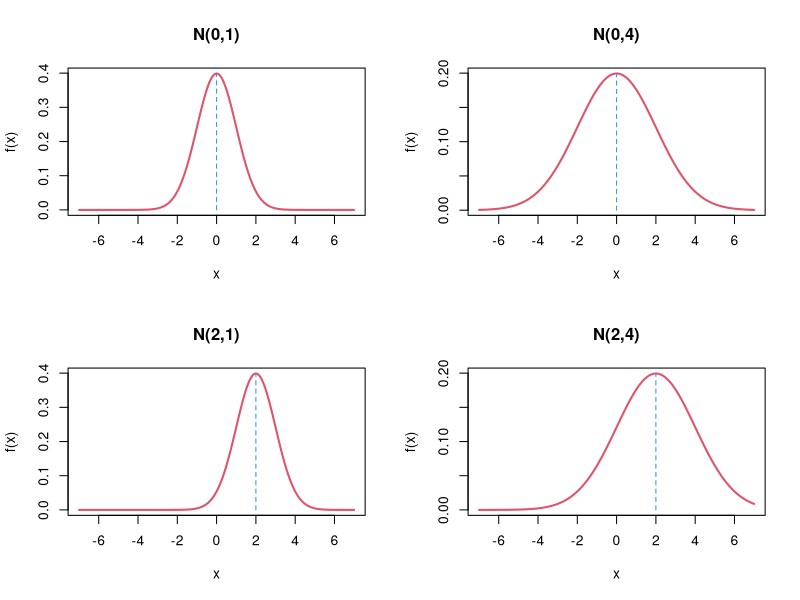
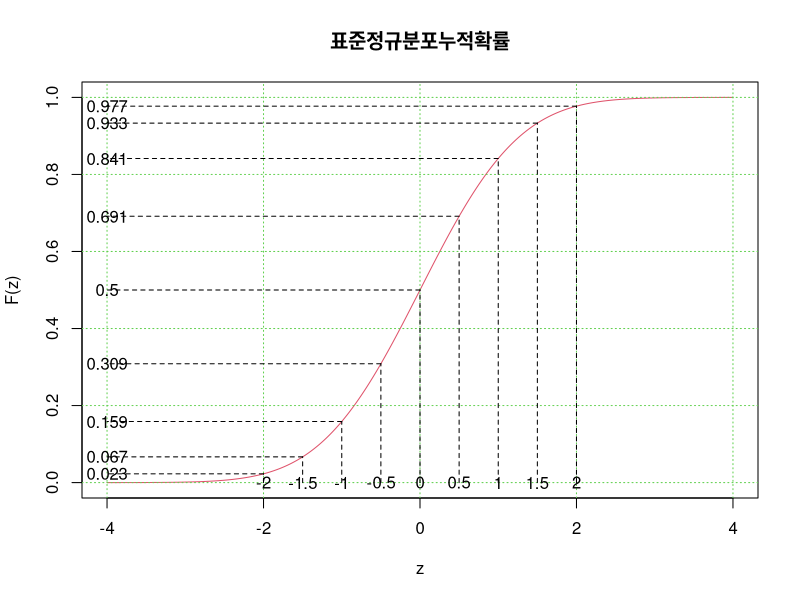
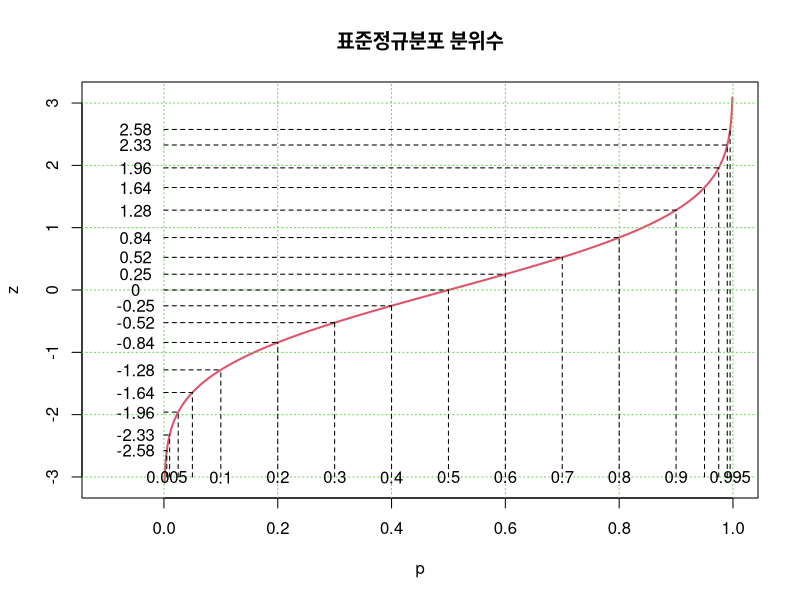
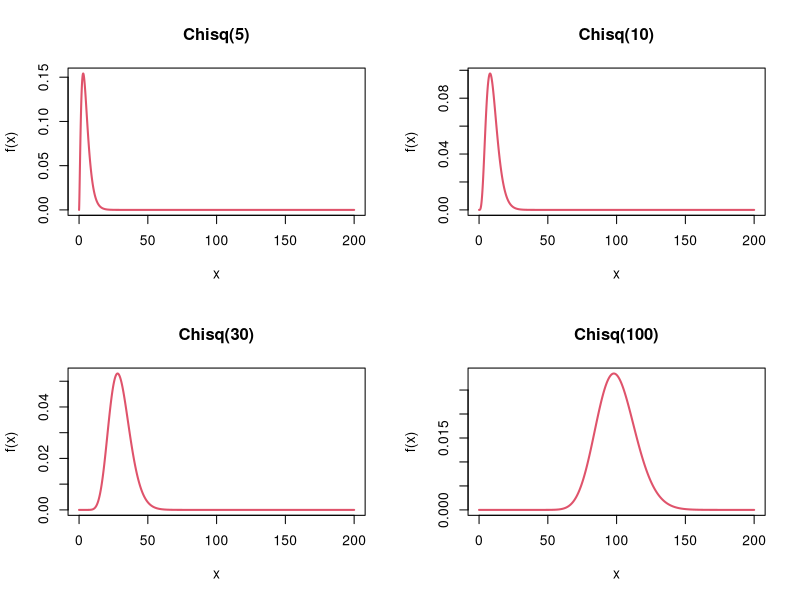
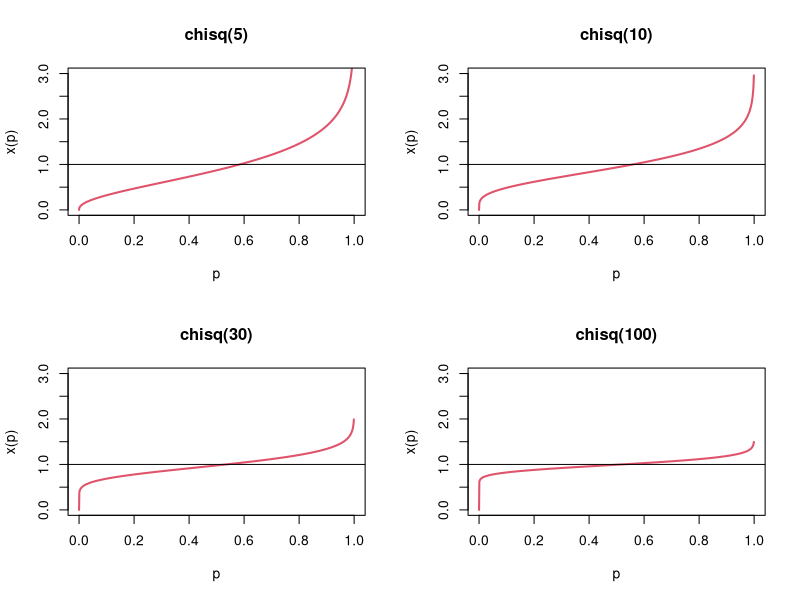
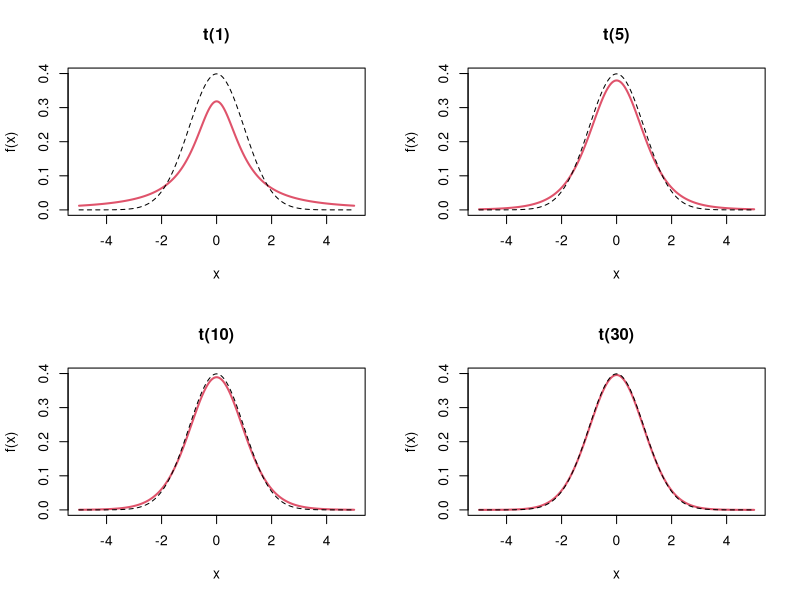
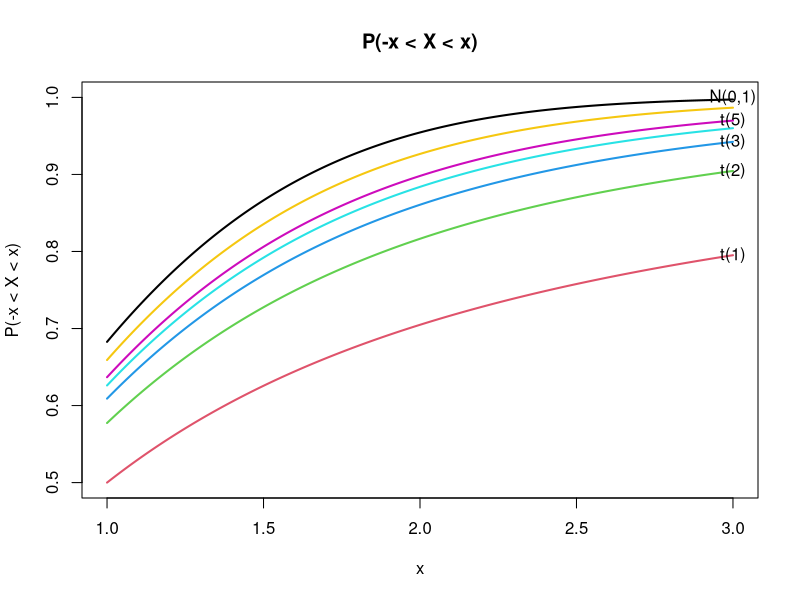
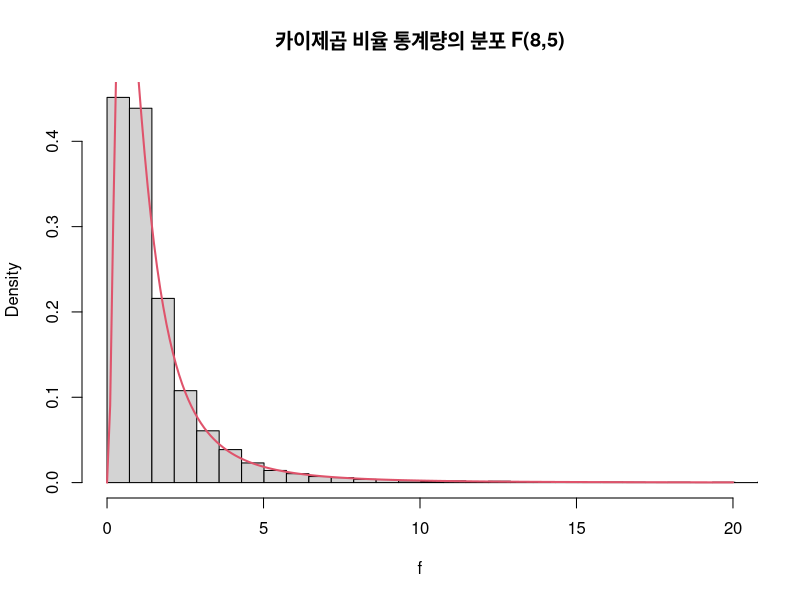

Write R code to recreate these figures, in order.
#예제 8-1(p.245)
x <- (-140:140)/20
fx <- matrix(c(dnorm(x,0,1), dnorm(x,0,2), dnorm(x,2,1), 
               dnorm(x,2,2)), nrow=4, byrow=T)
par(mfrow=c(2,2))
plot(x, fx[1,], type="l", lwd=2, col=2, ylab="f(x)", main="N(0,1)")
segments(0,0,0,max(fx[1,]), lty=2, col=4)
plot(x, fx[2,], type="l", lwd=2, col=2, ylab="f(x)", main="N(0,4)")
segments(0,0,0,max(fx[2,]), lty=2, col=4)
plot(x, fx[3,], type="l", lwd=2, col=2, ylab="f(x)", main="N(2,1)")
segments(2,0,2,max(fx[3,]), lty=2, col=4)
plot(x, fx[4,], type="l", lwd=2, col=2, ylab="f(x)", main="N(2,4)")
segments(2,0,2,max(fx[4,]), lty=2, col=4)


#예제 8-2(p.250)
pnorm(4, 2, 2) - pnorm(-1, 2, 2); pnorm(1)-pnorm(-1.5)


#예제 8-3(p.252)
z <- -4000:4000/1000
par(mfrow=c(1,1))
plot(z, pnorm(z,0,1), type="l", col=2, ylab="F(z)",
     main="표준정규분포누적확률")
grid(col=3)
xv <- -4:4/2
yv <- pnorm(xv)
segments(xv, 0, xv, yv, lty=2)
segments(xv, yv, -4, yv, lty=2)
text(xv, 0, labels=xv)
text(-4, yv, labels=round(yv,3))


#예제 8-4(p.254)
pv <- c(0.005, 0.01, 0.025, 0.05, 1:9/10, 0.95, 0.975, 0.99, 0.995)
zv <- qnorm(pv, 0, 1)

par(mfrow=c(1,1))
p <- 0:1000/1000
plot(p, qnorm(p, 0, 1), type="l", lwd=2, col=2, ylab="z",
     main="표준정규분포 분위수", xlim=c(-0.1, 1))
grid(col=3)
segments(pv, -3, pv, zv, lty=2)
segments(0, zv, pv, zv, lty=2)
text(pv[c(1,5:13,17)], -3, labels=pv[c(1,5:13,17)])
text(-0.05, zv, labels=round(zv,2))


# 예제 8-5(p.256)
pnorm(185, 175, 8) - pnorm(180, 175, 8)


#예제 8-6(p.256)
qnorm(0.05, 10, 1.5); 10+qnorm(0.05)*1.5


#예제 8-7(p.257)
pnorm(0,21.5-20,sqrt(0.3^2+0.4^2))


#예제 8-8(p.258)
pnorm(60,50,4) - pnorm(40,50,4)


#예제 8-9(p.259)
pbinom(4, 25, 0.2); pnorm(4.5, 5, 2)


#예제 8-10(p.260)
pbinom(45, 100, 0.5) - pbinom(39, 100, 0.5)


#예제 8-11(p.262)
p <- c(0.005, 0.01, 0.025, 0.05, 0.1, 0.9, 0.95, 0.975, 0.99, 0.995)
df <- c(1:40, 50 ,100)
q <- matrix(NA, nrow=length(df), ncol=length(p))
for(i in 1:length(df)) {
  q[i,] <- qchisq(p,df[i])
}
colnames(q) <- p
rownames(q) <- df
round(q, 3)


#예제 8-12(p.263)
df <- c(5, 10, 30, 100)

par(mfrow=c(2,2))
for (i in 1:4) {
  plot(0:20000/100, dchisq(0:20000/100, df[i]), type="l", 
       main=paste0("Chisq(", df[i], ")"), 
       xlab="x", ylab="f(x)", col=2, lwd=2)
}


#예제 8-13(p.265)
nu <- c(5, 10 ,30 , 100)
p <- 0.95

qchisq(p, nu)


#예제 8-14(p.265)
p <- 0:1000/1000
df <- c(5, 10, 30, 100)

par(mfrow=c(2,2))
for (i in 1:4) {
  plot(p, qchisq(p,df[i])/df[i], type="l", 
       main=paste0("chisq(", df[i], ")"),
       xlab="p", ylab="x(p)", col=2, lwd=2, ylim=c(0,3))
  abline(h=1)
}


#예제 8-15(p.267)
df <- c(1,5,10,30)
x <- -500:500/100

par(mfrow=c(2,2))
for (i in 1:4) {
  plot(x, dt(x,df[i]), type="l", main=paste0("t(",df[i],")"),
       xlab="x", ylab="f(x)", col=2, lwd=2, ylim=c(0,0.4))
  lines(x,dnorm(x,0,1), lty=2)
}
pt(1,df)-pt(-1,df)
pt(2,df)-pt(-2,df)
pt(3,df)-pt(-3,df)


#예제 8-16(p.269)
p <- c(5:9/10, 0.95, 0.975, 0.99, 0.995, 0.999, 0.9995)
nc <- length(p)

df <- c(1:40, 50, 100, Inf); nr <- length(df)

qv <- array(0, dim=c(nr, nc))
colnames(qv) <- p; rownames(qv) <- df
for (i in 1:nc) qv[,i] <- qt(p[i], df)
print(round(qv,3))


#예제 8-17(p.270)
x <- 100:300/100
df <- c(1:5,10,30)

par(mfrow=c(1,1))
plot(x, pnorm(x)-pnorm(-x), type="l", lwd=2, main="P(-x < X < x)",
     ylab="P(-x < X < x)", ylim=c(0.5,1))

for (i in 1:6) {
  lines(x, pt(x,df[i])-pt(-x,df[i]), col=i+1, lwd=2)
}
text(3, 1, labels="N(0,1)")
text(3, pt(3,1)-pt(-3,1), labels="t(1)")
text(3, pt(3,2)-pt(-3,2), labels="t(2)")
text(3, pt(3,3)-pt(-3,3), labels="t(3)")
text(3, pt(3,5)-pt(-3,5), labels="t(5)")


#예제 8-18(p.272)
n <- 10000
csq1 <- rchisq(n,8)
csq2 <- rchisq(n,5)
f <- (csq1/8)/(csq2/5)

par(mfrow=c(1,1))
hist(f, breaks=seq(0, max(f), length.out=250), prob=T, xlim=c(0,20),
     main="카이제곱 비율 통계량의 분포 F(8,5)")
lines(seq(0,20,0.1), df(seq(0,20,0.1),8,5), col=2, lwd=2)


#예제 8-19(p.273)
p <- c(0.9, 0.95, 0.975, 0.99)

df1 <- c(1:10, 11:15, 20, 30, 40 ,50, Inf); nc <- length(df1)
df2 <- c(1:40, 50, 100, Inf); nr <- length(df2)

pL <- vector("list", 4)
for (i in 1:4) {
  pL[[i]] <- matrix(qf(p[i], rep(df1, each=nr), df2), nrow=nr)
  colnames(pL[[i]]) <- df1; rownames(pL[[i]]) <- df2}
for (i in 1:4) {
  cat("p=", p[i], "\n")
  print(round(pL[[i]][,1:10], 3))
  print(round(pL[[i]][,11:nc], 3))
}


#연습문제 R1(p.277)
x1 <- (-140:140)/20
fx1 <- matrix(c(dnorm(x1,12,2), dnorm(x1,12,3), dnorm(x1,12,4), 
               dnorm(x1,15,3)), nrow=4, byrow=T)

par(mfrow=c(2,2))
plot(x1, fx1[1,], type="l", lwd=2, col=2, ylab="f(x)", main="N(12,2)")
segments(0,0,0,max(fx1[1,]), lty=2, col=4)
plot(x1, fx1[2,], type="l", lwd=2, col=2, ylab="f(x)", main="N(12,3)")
segments(0,0,0,max(fx1[2,]), lty=2, col=4)
plot(x1, fx1[3,], type="l", lwd=2, col=2, ylab="f(x)", main="N(12,4)")
segments(2,0,2,max(fx1[3,]), lty=2, col=4)
plot(x1, fx1[4,], type="l", lwd=2, col=2, ylab="f(x)", main="N(15,3)")
segments(2,0,2,max(fx1[4,]), lty=2, col=4)


#연습문제 R2(p.277)
p2 <- c(0.025, 0.05, 0.1, 0.9, 0.95, 0.975)
df2 <- 5
q2 <- matrix(NA, nrow=length(df2), ncol=length(p2))
for(i in 1:length(df2)) {
  q2[i,] <- qchisq(p2,df2[i])
}
colnames(q2) <- p2
rownames(q2) <- df2
round(q2, 3)


#연습문제 R3(p.277)



#연습문제 R4(p.277)
p4 <- 0.95
df4 <- 2:100
q4 <- matrix(NA, nrow=length(df4), ncol=length(p4))
for(i in 1:length(df4)) {
  q4[i,] <- qchisq(p4,df4[i])
}
colnames(q4) <- p4
rownames(q4) <- df4
round(q4, 3)


#연습문제 R5(p.278)
x5 <- 100:300/100
df5 <- c(1,3,5,10,30)
par(mfrow=c(1,1))
plot(x5, pnorm(x5)-pnorm(-x5), type="l", lwd=2, main="P(-x < X < x)",
     ylab="P(-x < X < x)", ylim=c(0.5,1))

for (i in 1:6) {
  lines(x5, pt(x5,df5[i])-pt(-x5,df5[i]), col=i+1, lwd=2)
}
text(3, 1, labels="N(0,1)")
text(3, pt(3,1)-pt(-3,1), labels="t(1)")
text(3, pt(3,2)-pt(-3,2), labels="t(2)")
text(3, pt(3,3)-pt(-3,3), labels="t(3)")
text(3, pt(3,5)-pt(-3,5), labels="t(5)")


#연습문제 R6(p.278)
par(mfrow=c(2,2))
#F(2,10)
n6 <- 10000
csq6_1 <- rchisq(n6,2)
csq6_2 <- rchisq(n6,10)
f6_1 <- (csq6_1/2)/(csq6_2/10)
hist(f6_1, breaks=seq(0, max(f6_1), length.out=250), prob=T, xlim=c(0,20),
     main="카이제곱 비율 통계량의 분포 F(2,10)")
lines(seq(0,20,0.1), df(seq(0,20,0.1),8,5), col=2, lwd=2)
#F(10,2)
n6 <- 10000
csq6_3 <- rchisq(n6,10)
csq6_4 <- rchisq(n6,2)
f6_2 <- (csq6_3/10)/(csq6_4/2)
hist(f6_2, breaks=seq(0, max(f6_2), length.out=250), prob=T, xlim=c(0,20),
     main="카이제곱 비율 통계량의 분포 F(10,2)")
lines(seq(0,20,0.1), df(seq(0,20,0.1),8,5), col=2, lwd=2)
#F(2,2)
n6 <- 10000
csq6_5 <- rchisq(n6,2)
csq6_6 <- rchisq(n6,2)
f6_3 <- (csq6_5/2)/(csq6_6/2)
hist(f6_3, breaks=seq(0, max(f6_3), length.out=250), prob=T, xlim=c(0,20),
     main="카이제곱 비율 통계량의 분포 F(2,2)")
lines(seq(0,20,0.1), df(seq(0,20,0.1),8,5), col=2, lwd=2)
#F(10,10)
n6 <- 10000
csq6_7 <- rchisq(n6,10)
csq6_8 <- rchisq(n6,10)
f6_4 <- (csq6_7/10)/(csq6_8/10)
hist(f6_4, breaks=seq(0, max(f6_4), length.out=250), prob=T, xlim=c(0,20),
     main="카이제곱 비율 통계량의 분포 F(10,10)")
lines(seq(0,20,0.1), df(seq(0,20,0.1),8,5), col=2, lwd=2)


#연습문제 R7(p.278)


